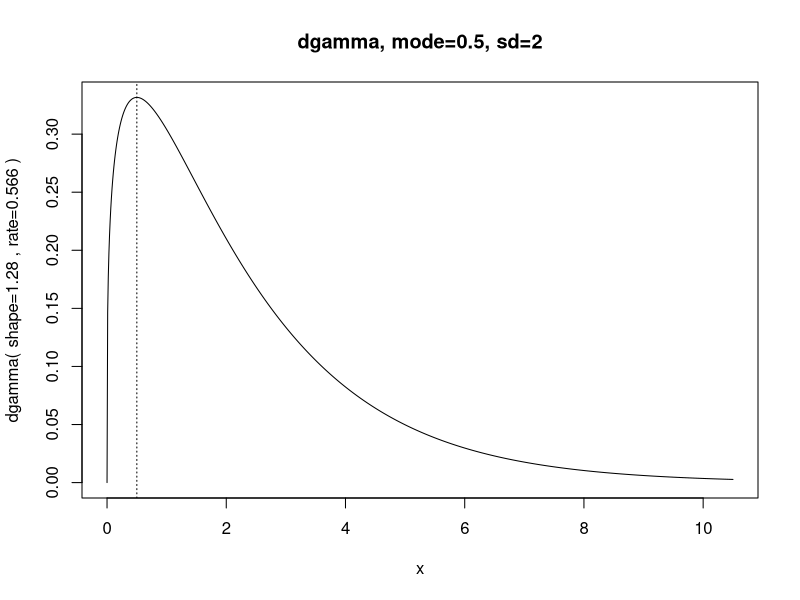

Here is the R script that generated this plot:
# Specify desired mode and sd of gamma distribution:
mode = 0.5
sd = 2

# Here are the corresponding rate and shape parameter values:
ra = ( mode + sqrt( mode^2 + 4*sd^2 ) ) / ( 2 * sd^2 )
sh = 1 + mode * ra 

show(sh)
show(ra)

# Graph it:
layout(1)
x = seq(0,mode+5*sd,len=1001)
plot( x , dgamma( x , shape=sh , rate=ra ) , type="l" , 
      main=paste("dgamma, mode=",mode,", sd=",sd,sep="") ,
      ylab=paste("dgamma( shape=",signif(sh,3)," , rate=",signif(ra,3)," )",
                 sep="") )
abline( v=mode , lty="dotted" )